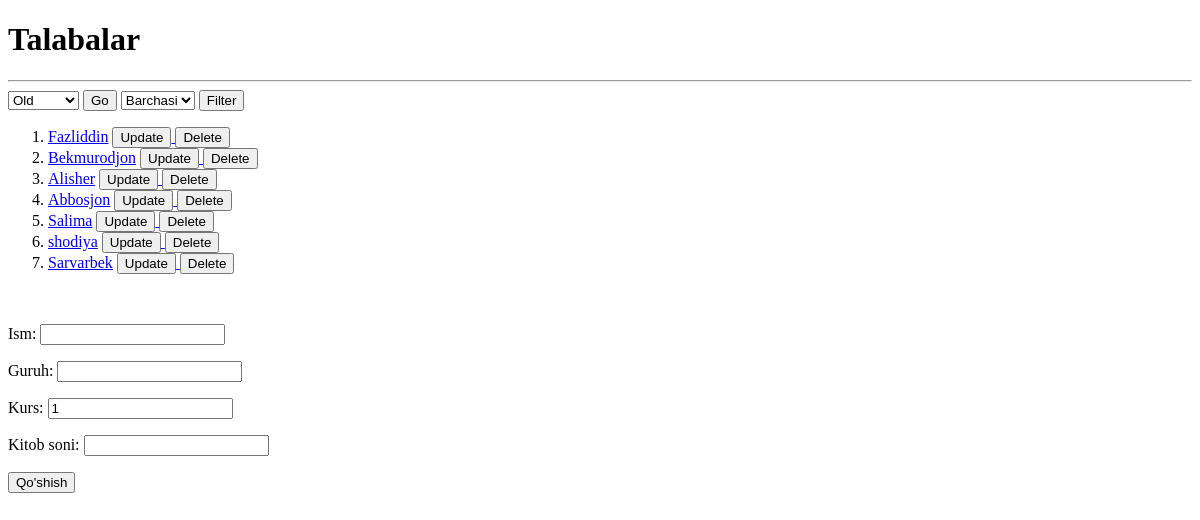
Before: /talaba/ with the older database file.
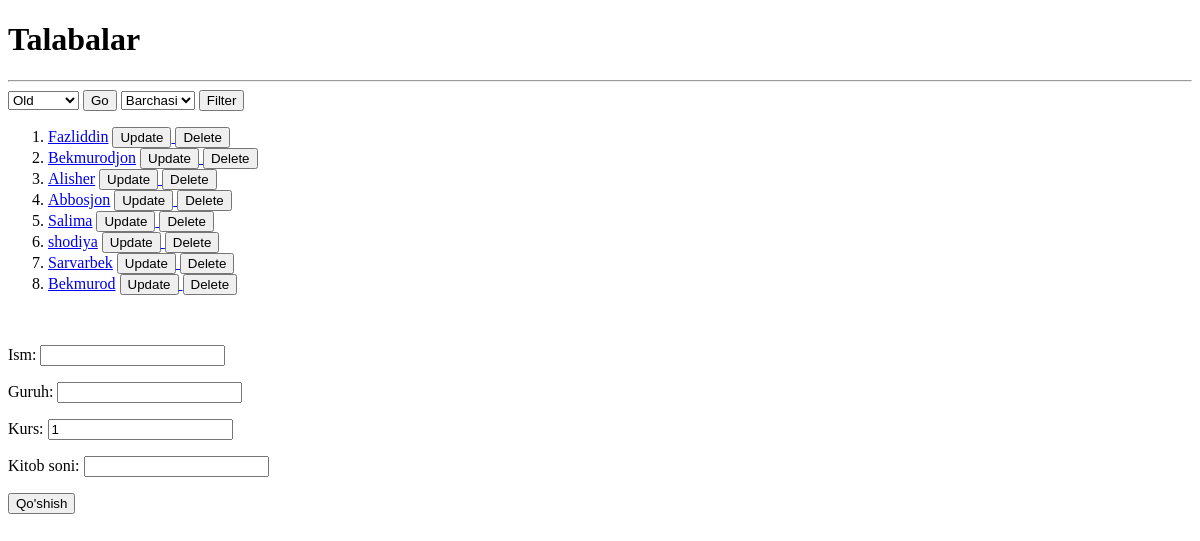
After: the same page with the newer database file.
### main/models.py (models this page shows, shortened)
class Talaba(models.Model):
    ism = models.CharField(max_length=255)
    guruh = models.CharField(max_length=255)
    kurs = models.PositiveIntegerField(default=1, validators=[MinValueValidator(1), MaxValueValidator(4)])
    kitob_soni = models.PositiveIntegerField()
    class Meta:
        verbose_name = 'Talaba'
        verbose_name_plural = 'Talabalar'

### main/views.py (the view)
# urls.py: path('talaba/', talaba_view),
def talaba_view(request):
    form = TalabaForm()
    if request.method == 'POST':
        form = TalabaForm(request.POST)
        if form.is_valid():
            form.save()
            return redirect('/talaba/')
    talabalar = Talaba.objects.all()
    ordering = request.GET.get('ordering')
    if ordering:
        talabalar = talabalar.order_by(ordering)
    kurs = request.GET.get('kurs')
    if kurs:
        talabalar = talabalar.filter(kurs=kurs)
    context = {
        'talabalar': talabalar,
        'ordering': ordering,
        'kurs': kurs,
        'form': form,
    }
    return render(request, "talaba.html", context=context)

### main/forms.py
class TalabaForm(forms.ModelForm):
    class Meta:
        model = Talaba
        fields = '__all__'

### templates/talaba.html (shortened to what this page needs)
<!DOCTYPE html>
<html lang="en">
<head>
</head>
<body>
<h1>Talabalar</h1>
<hr>
<form >
    <select name="ordering" id="ordering">
        <option value="">Old</option>
    </select>
    <button>Go</button>
    <select name="kurs" id="kurs">
        <option value="">Barchasi</option>
    </select>
    <button>Filter</button>
</form>
<ol>
    {% for talaba in talabalar %}
    <li>
        <a href="/talaba/{{talaba.id}}/">{{talaba.ism}}</a>
        <a href="/talaba/{{talaba.id}}/update/">
            <button>Update</button>
        </a>
        <a href="/talaba/{{talaba.id}}/delete/confirm/">
            <button>Delete</button>
        </a>
    </li>
    {% endfor %}
</ol>
<br>
<form method="post" >
    {{ form.as_p }}
    <button>Qo'shish</button>
</form>
</body>
</html>

Changed rows visible on the page:
added Talaba: ism "Bekmurod"
